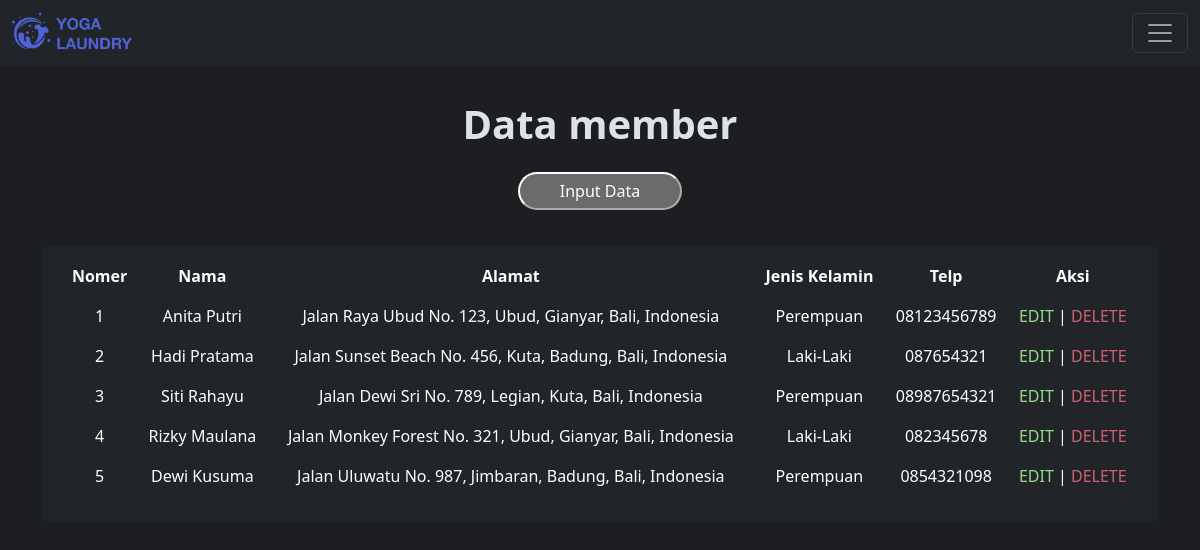
Screenshot of /php/view/control.php?page=view_member (signed in) with the database file from the repository.
### tables this page shows
CREATE TABLE `tb_member` (
  `id` int NOT NULL,
  `nama` varchar(100) NOT NULL,
  `alamat` text NOT NULL,
  `jenis_kelamin` enum('L','P') NOT NULL,
  `tlp` varchar(15) NOT NULL
);

### php/view/control.php (called while the page is built)
<?php
include_once "../template/header.php";
include_once "../template/content.php";
include_once "../template/footer.php";

### php/view/member.php (the view)
<div class="view-container">
  <h1 class="fw-bold">Data member</h1>
  <a href="./control.php?page=add_member">
    <button class="view-button">Input Data</button>
  </a>
  <div class="container">
    <div class="table-container">
      <table class="table table-borderless table-hover">
        <thead class="table-header text-center">
          <th>Nomer</th>
          <th>Nama</th>
          <th>Alamat</th>
          <th>Jenis Kelamin</th>
          <th>Telp</th>
          <th>Aksi</th>
        </thead>
        <?php
        $tampil = mysqli_query($koneksi, "SELECT * FROM tb_member");
        $no = 1;
        while ($hasil = mysqli_fetch_array($tampil)) {
        ?>
          <tr class="text-center">
            <td><?= $no++ ?></td>
            <td><?= $hasil['nama']; ?></td>
            <td><?= $hasil['alamat']; ?></td>
            <td><?php if ($hasil['jenis_kelamin'] == 'P') {
                  echo $hasil['jenis_kelamin'] = 'Perempuan';
                } elseif ($hasil['jenis_kelamin'] == 'L') {
                  echo $hasil['jenis_kelamin'] = 'Laki-Laki';
                }
                ?></td>
            <td><?= $hasil['tlp']; ?></td>
            <td>
              <div class="action-container">
                <a style="color:#97db84;" href="./control.php?page=update_member&id=<?= $hasil['id']; ?>">EDIT</a> | <a style="color:#cf5e71" href="../delete/delete_member.php?id=<?= $hasil['id']; ?>">DELETE
              </div>
            </td>
          </tr>
        <?php } ?>
      </table>
    </div>
  </div>
</div>

### style/style.css (style rules this page uses)
body { background-color: #1c1e21 !important; }
.table-container { background-color: #212529; border-radius: 5px; padding: 10px 20px; margin: 20px 0; }
.view-container { display: flex; flex-direction: column; align-items: center; gap: 1rem; padding: 100px 0; }
.view-button { border-radius: 150px; padding: 5px 40px; }

### php/template/header.php (style rules this page uses)
* { text-decoration: none !important; }

### rows the page displays
tb_member: nama "Anita Putri", alamat "Jalan Raya Ubud No. 123, Ubud, Gianyar, Bali, Indonesia", jenis_kelamin "Perempuan", tlp "08123456789"
tb_member: nama "Hadi Pratama", alamat "Jalan Sunset Beach No. 456, Kuta, Badung, Bali, Indonesia", jenis_kelamin "Laki-Laki", tlp "087654321"
tb_member: nama "Siti Rahayu", alamat "Jalan Dewi Sri No. 789, Legian, Kuta, Bali, Indonesia", jenis_kelamin "Perempuan", tlp "08987654321"
tb_member: nama "Rizky Maulana", alamat "Jalan Monkey Forest No. 321, Ubud, Gianyar, Bali, Indonesia", jenis_kelamin "Laki-Laki", tlp "082345678"
tb_member: nama "Dewi Kusuma", alamat "Jalan Uluwatu No. 987, Jimbaran, Badung, Bali, Indonesia", jenis_kelamin "Perempuan", tlp "0854321098"
